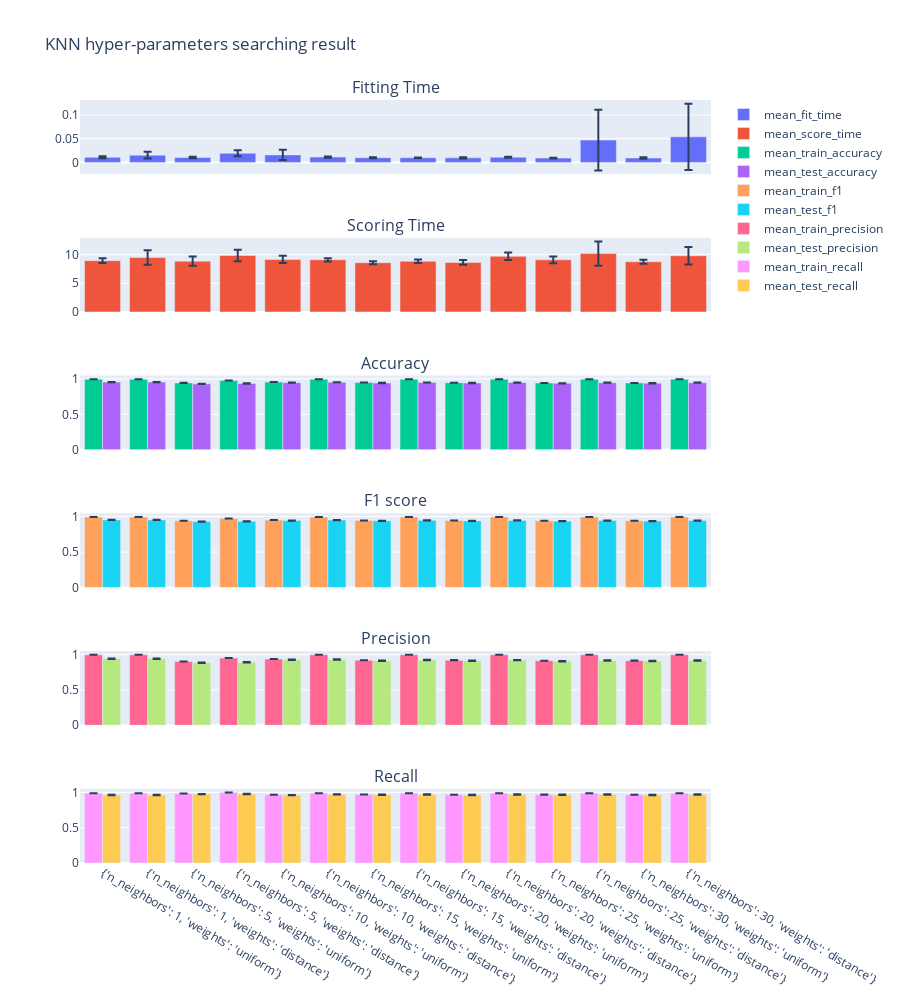

This figure's notebook cell:
### Code cell
from product_matcher.plotter import plot_problem1_hyperparameters, plot_problem1_trainingsize

data = report.loc[report.training_size==80000]
data['params_str'] = data['params'].astype(str)
fig = plot_problem1_hyperparameters(data, "KNN")

# Uncomment to create Figure for KNN learning rate
# fig.show()

### Figure 1 — Plotly figure (JSON) as saved in the notebook; plotly's stock layout.template omitted (floating-point values rounded to 4 significant figures)
{"data": [{"error_y": {"array": [0.00193, 0.007123, 0.001505, 0.006357, 0.0109, 0.001167, 0.0009535, 0.0005493, 0.001299, 0.0008815, 0.0007871, 0.06419, 0.001545, 0.06997], "type": "data"}, "name": "mean_fit_time", "type": "bar", "x": ["{'n_neighbors': 1, 'weights': 'uniform'}", "{'n_neighbors': 1, 'weights': 'distance'}", "{'n_neighbors': 5, 'weights': 'uniform'}", "{'n_neighbors': 5, 'weights': 'distance'}", "{'n_neighbors': 10, 'weights': 'uniform'}", "{'n_neighbors': 10, 'weights': 'distance'}", "{'n_neighbors': 15, 'weights': 'uniform'}", "{'n_neighbors': 15, 'weights': 'distance'}", "{'n_neighbors': 20, 'weights': 'uniform'}", "{'n_neighbors': 20, 'weights': 'distance'}", "{'n_neighbors': 25, 'weights': 'uniform'}", "{'n_neighbors': 25, 'weights': 'distance'}", "{'n_neighbors': 30, 'weights': 'uniform'}", "{'n_neighbors': 30, 'weights': 'distance'}"], "xaxis": "x", "y": [0.0109, 0.01528, 0.01026, 0.01923, 0.01586, 0.01121, 0.009871, 0.009871, 0.009566, 0.01088, 0.009028, 0.0471, 0.009265, 0.054], "yaxis": "y"}, {"error_y": {"array": [0.4238, 1.261, 0.8011, 0.9878, 0.6388, 0.2842, 0.2649, 0.32, 0.4151, 0.6545, 0.5886, 2.118, 0.3373, 1.511], "type": "data"}, "name": "mean_score_time", "type": "bar", "x": ["{'n_neighbors': 1, 'weights': 'uniform'}", "{'n_neighbors': 1, 'weights': 'distance'}", "{'n_neighbors': 5, 'weights': 'uniform'}", "{'n_neighbors': 5, 'weights': 'distance'}", "{'n_neighbors': 10, 'weights': 'uniform'}", "{'n_neighbors': 10, 'weights': 'distance'}", "{'n_neighbors': 15, 'weights': 'uniform'}", "{'n_neighbors': 15, 'weights': 'distance'}", "{'n_neighbors': 20, 'weights': 'uniform'}", "{'n_neighbors': 20, 'weights': 'distance'}", "{'n_neighbors': 25, 'weights': 'uniform'}", "{'n_neighbors': 25, 'weights': 'distance'}", "{'n_neighbors': 30, 'weights': 'uniform'}", "{'n_neighbors': 30, 'weights': 'distance'}"], "xaxis": "x2", "y": [8.947, 9.483, 8.861, 9.846, 9.16, 9.105, 8.591, 8.843, 8.635, 9.701, 9.103, 10.18, 8.749, 9.802], "yaxis": "y2"}, {"error_y": {"array": [0.0001111, 0.0001111, 0.0004225, 0.0001861, 0.0002773, 8.635e-05, 0.0002972, 8.635e-05, 0.0003241, 8.635e-05, 0.0003938, 8.635e-05, 0.0004682, 8.635e-05], "type": "data"}, "name": "mean_train_accuracy", "type": "bar", "x": ["{'n_neighbors': 1, 'weights': 'uniform'}", "{'n_neighbors': 1, 'weights': 'distance'}", "{'n_neighbors': 5, 'weights': 'uniform'}", "{'n_neighbors': 5, 'weights': 'distance'}", "{'n_neighbors': 10, 'weights': 'uniform'}", "{'n_neighbors': 10, 'weights': 'distance'}", "{'n_neighbors': 15, 'weights': 'uniform'}", "{'n_neighbors': 15, 'weights': 'distance'}", "{'n_neighbors': 20, 'weights': 'uniform'}", "{'n_neighbors': 20, 'weights': 'distance'}", "{'n_neighbors': 25, 'weights': 'uniform'}", "{'n_neighbors': 25, 'weights': 'distance'}", "{'n_neighbors': 30, 'weights': 'uniform'}", "{'n_neighbors': 30, 'weights': 'distance'}"], "xaxis": "x3", "y": [0.9944, 0.9944, 0.9435, 0.9757, 0.9549, 0.9949, 0.9477, 0.9949, 0.946, 0.9949, 0.9422, 0.9949, 0.9421, 0.9949], "yaxis": "y3"}, {"error_y": {"array": [0.001878, 0.001878, 0.002021, 0.002015, 0.001561, 0.001014, 0.002014, 0.001428, 0.002762, 0.001685, 0.001795, 0.001738, 0.00187, 0.001862], "type": "data"}, "name": "mean_test_accuracy", "type": "bar", "x": ["{'n_neighbors': 1, 'weights': 'uniform'}", "{'n_neighbors': 1, 'weights': 'distance'}", "{'n_neighbors': 5, 'weights': 'uniform'}", "{'n_neighbors': 5, 'weights': 'distance'}", "{'n_neighbors': 10, 'weights': 'uniform'}", "{'n_neighbors': 10, 'weights': 'distance'}", "{'n_neighbors': 15, 'weights': 'uniform'}", "{'n_neighbors': 15, 'weights': 'distance'}", "{'n_neighbors': 20, 'weights': 'uniform'}", "{'n_neighbors': 20, 'weights': 'distance'}", "{'n_neighbors': 25, 'weights': 'uniform'}", "{'n_neighbors': 25, 'weights': 'distance'}", "{'n_neighbors': 30, 'weights': 'uniform'}", "{'n_neighbors': 30, 'weights': 'distance'}"], "xaxis": "x3", "y": [0.9556, 0.9556, 0.9301, 0.9348, 0.9469, 0.9531, 0.9418, 0.9492, 0.9412, 0.9484, 0.9375, 0.9458, 0.9384, 0.9457], "yaxis": "y3"}, {"error_y": {"array": [0.0001187, 0.0001187, 0.0004227, 0.0001884, 0.000296, 9.222e-05, 0.0002986, 9.222e-05, 0.0003176, 9.222e-05, 0.0003954, 9.222e-05, 0.0004612, 9.222e-05], "type": "data"}, "name": "mean_train_f1", "type": "bar", "x": ["{'n_neighbors': 1, 'weights': 'uniform'}", "{'n_neighbors': 1, 'weights': 'distance'}", "{'n_neighbors': 5, 'weights': 'uniform'}", "{'n_neighbors': 5, 'weights': 'distance'}", "{'n_neighbors': 10, 'weights': 'uniform'}", "{'n_neighbors': 10, 'weights': 'distance'}", "{'n_neighbors': 15, 'weights': 'uniform'}", "{'n_neighbors': 15, 'weights': 'distance'}", "{'n_neighbors': 20, 'weights': 'uniform'}", "{'n_neighbors': 20, 'weights': 'distance'}", "{'n_neighbors': 25, 'weights': 'uniform'}", "{'n_neighbors': 25, 'weights': 'distance'}", "{'n_neighbors': 30, 'weights': 'uniform'}", "{'n_neighbors': 30, 'weights': 'distance'}"], "xaxis": "x4", "y": [0.994, 0.994, 0.9427, 0.9749, 0.953, 0.9946, 0.9461, 0.9946, 0.9442, 0.9946, 0.9406, 0.9946, 0.9404, 0.9946], "yaxis": "y4"}, {"error_y": {"array": [0.001964, 0.001964, 0.00196, 0.001989, 0.001545, 0.001027, 0.002057, 0.001486, 0.002859, 0.001728, 0.001837, 0.001778, 0.0019, 0.001846], "type": "data"}, "name": "mean_test_f1", "type": "bar", "x": ["{'n_neighbors': 1, 'weights': 'uniform'}", "{'n_neighbors': 1, 'weights': 'distance'}", "{'n_neighbors': 5, 'weights': 'uniform'}", "{'n_neighbors': 5, 'weights': 'distance'}", "{'n_neighbors': 10, 'weights': 'uniform'}", "{'n_neighbors': 10, 'weights': 'distance'}", "{'n_neighbors': 15, 'weights': 'uniform'}", "{'n_neighbors': 15, 'weights': 'distance'}", "{'n_neighbors': 20, 'weights': 'uniform'}", "{'n_neighbors': 20, 'weights': 'distance'}", "{'n_neighbors': 25, 'weights': 'uniform'}", "{'n_neighbors': 25, 'weights': 'distance'}", "{'n_neighbors': 30, 'weights': 'uniform'}", "{'n_neighbors': 30, 'weights': 'distance'}"], "xaxis": "x4", "y": [0.9535, 0.9535, 0.9296, 0.9341, 0.9448, 0.9514, 0.9401, 0.9476, 0.9394, 0.9468, 0.9359, 0.9442, 0.9367, 0.9442], "yaxis": "y4"}, {"error_y": {"array": [8.879e-05, 8.879e-05, 0.000703, 0.0003271, 0.0005664, 6.084e-05, 0.0005475, 6.084e-05, 0.0006811, 6.084e-05, 0.0007332, 6.084e-05, 0.001028, 6.084e-05], "type": "data"}, "name": "mean_train_precision", "type": "bar", "x": ["{'n_neighbors': 1, 'weights': 'uniform'}", "{'n_neighbors': 1, 'weights': 'distance'}", "{'n_neighbors': 5, 'weights': 'uniform'}", "{'n_neighbors': 5, 'weights': 'distance'}", "{'n_neighbors': 10, 'weights': 'uniform'}", "{'n_neighbors': 10, 'weights': 'distance'}", "{'n_neighbors': 15, 'weights': 'uniform'}", "{'n_neighbors': 15, 'weights': 'distance'}", "{'n_neighbors': 20, 'weights': 'uniform'}", "{'n_neighbors': 20, 'weights': 'distance'}", "{'n_neighbors': 25, 'weights': 'uniform'}", "{'n_neighbors': 25, 'weights': 'distance'}", "{'n_neighbors': 30, 'weights': 'uniform'}", "{'n_neighbors': 30, 'weights': 'distance'}"], "xaxis": "x5", "y": [0.9988, 0.9988, 0.9043, 0.9519, 0.9387, 0.999, 0.9221, 0.999, 0.9227, 0.999, 0.914, 0.999, 0.9151, 0.999], "yaxis": "y5"}, {"error_y": {"array": [0.002977, 0.002977, 0.003162, 0.003136, 0.003374, 0.00256, 0.002696, 0.002297, 0.003438, 0.002779, 0.002758, 0.002937, 0.003552, 0.003904], "type": "data"}, "name": "mean_test_precision", "type": "bar", "x": ["{'n_neighbors': 1, 'weights': 'uniform'}", "{'n_neighbors': 1, 'weights': 'distance'}", "{'n_neighbors': 5, 'weights': 'uniform'}", "{'n_neighbors': 5, 'weights': 'distance'}", "{'n_neighbors': 10, 'weights': 'uniform'}", "{'n_neighbors': 10, 'weights': 'distance'}", "{'n_neighbors': 15, 'weights': 'uniform'}", "{'n_neighbors': 15, 'weights': 'distance'}", "{'n_neighbors': 20, 'weights': 'uniform'}", "{'n_neighbors': 20, 'weights': 'distance'}", "{'n_neighbors': 25, 'weights': 'uniform'}", "{'n_neighbors': 25, 'weights': 'distance'}", "{'n_neighbors': 30, 'weights': 'uniform'}", "{'n_neighbors': 30, 'weights': 'distance'}"], "xaxis": "x5", "y": [0.9435, 0.9435, 0.8864, 0.8931, 0.928, 0.9317, 0.9137, 0.9245, 0.9159, 0.9231, 0.9071, 0.9187, 0.9099, 0.9182], "yaxis": "y5"}, {"error_y": {"array": [0.000215, 0.000215, 0.0007223, 8.804e-05, 0.0007545, 0.0001724, 0.0004465, 0.0001724, 0.0003993, 0.0001724, 0.0006741, 0.0001724, 0.0008505, 0.0001724], "type": "data"}, "name": "mean_train_recall", "type": "bar", "x": ["{'n_neighbors': 1, 'weights': 'uniform'}", "{'n_neighbors': 1, 'weights': 'distance'}", "{'n_neighbors': 5, 'weights': 'uniform'}", "{'n_neighbors': 5, 'weights': 'distance'}", "{'n_neighbors': 10, 'weights': 'uniform'}", "{'n_neighbors': 10, 'weights': 'distance'}", "{'n_neighbors': 15, 'weights': 'uniform'}", "{'n_neighbors': 15, 'weights': 'distance'}", "{'n_neighbors': 20, 'weights': 'uniform'}", "{'n_neighbors': 20, 'weights': 'distance'}", "{'n_neighbors': 25, 'weights': 'uniform'}", "{'n_neighbors': 25, 'weights': 'distance'}", "{'n_neighbors': 30, 'weights': 'uniform'}", "{'n_neighbors': 30, 'weights': 'distance'}"], "xaxis": "x6", "y": [0.9894, 0.9894, 0.9845, 0.999, 0.9678, 0.9902, 0.9713, 0.9902, 0.9667, 0.9902, 0.9688, 0.9902, 0.9672, 0.9902], "yaxis": "y6"}, {"error_y": {"array": [0.003063, 0.003063, 0.002277, 0.002813, 0.002227, 0.00254, 0.002664, 0.002854, 0.003985, 0.00292, 0.003118, 0.003168, 0.003803, 0.003319], "type": "data"}, "name": "mean_test_recall", "type": "bar", "x": ["{'n_neighbors': 1, 'weights': 'uniform'}", "{'n_neighbors': 1, 'weights': 'distance'}", "{'n_neighbors': 5, 'weights': 'uniform'}", "{'n_neighbors': 5, 'weights': 'distance'}", "{'n_neighbors': 10, 'weights': 'uniform'}", "{'n_neighbors': 10, 'weights': 'distance'}", "{'n_neighbors': 15, 'weights': 'uniform'}", "{'n_neighbors': 15, 'weights': 'distance'}", "{'n_neighbors': 20, 'weights': 'uniform'}", "{'n_neighbors': 20, 'weights': 'distance'}", "{'n_neighbors': 25, 'weights': 'uniform'}", "{'n_neighbors': 25, 'weights': 'distance'}", "{'n_neighbors': 30, 'weights': 'uniform'}", "{'n_neighbors': 30, 'weights': 'distance'}"], "xaxis": "x6", "y": [0.9637, 0.9637, 0.9772, 0.9791, 0.9624, 0.9719, 0.9682, 0.9719, 0.9642, 0.9717, 0.9667, 0.9712, 0.9651, 0.9716], "yaxis": "y6"}], "layout": {"annotations": [{"font": {"size": 16}, "showarrow": false, "text": "Fitting Time", "x": 0.5, "xanchor": "center", "xref": "paper", "y": 1.0, "yanchor": "bottom", "yref": "paper"}, {"font": {"size": 16}, "showarrow": false, "text": "Scoring Time", "x": 0.5, "xanchor": "center", "xref": "paper", "y": 0.8194, "yanchor": "bottom", "yref": "paper"}, {"font": {"size": 16}, "showarrow": false, "text": "Accuracy", "x": 0.5, "xanchor": "center", "xref": "paper", "y": 0.6389, "yanchor": "bottom", "yref": "paper"}, {"font": {"size": 16}, "showarrow": false, "text": "F1 score", "x": 0.5, "xanchor": "center", "xref": "paper", "y": 0.4583, "yanchor": "bottom", "yref": "paper"}, {"font": {"size": 16}, "showarrow": false, "text": "Precision", "x": 0.5, "xanchor": "center", "xref": "paper", "y": 0.2778, "yanchor": "bottom", "yref": "paper"}, {"font": {"size": 16}, "showarrow": false, "text": "Recall", "x": 0.5, "xanchor": "center", "xref": "paper", "y": 0.09722, "yanchor": "bottom", "yref": "paper"}], "barmode": "group", "height": 1000, "title": {"text": "KNN hyper-parameters searching result"}, "xaxis": {"anchor": "y", "domain": [0, 1], "matches": "x6", "showticklabels": false}, "xaxis2": {"anchor": "y2", "domain": [0, 1], "matches": "x6", "showticklabels": false}, "xaxis3": {"anchor": "y3", "domain": [0, 1], "matches": "x6", "showticklabels": false}, "xaxis4": {"anchor": "y4", "domain": [0, 1], "matches": "x6", "showticklabels": false}, "xaxis5": {"anchor": "y5", "domain": [0, 1], "matches": "x6", "showticklabels": false}, "xaxis6": {"anchor": "y6", "domain": [0, 1]}, "yaxis": {"anchor": "x", "domain": [0.9028, 1.0]}, "yaxis2": {"anchor": "x2", "domain": [0.7222, 0.8194]}, "yaxis3": {"anchor": "x3", "domain": [0.5417, 0.6389]}, "yaxis4": {"anchor": "x4", "domain": [0.3611, 0.4583]}, "yaxis5": {"anchor": "x5", "domain": [0.1806, 0.2778]}, "yaxis6": {"anchor": "x6", "domain": [0, 0.09722]}}}
